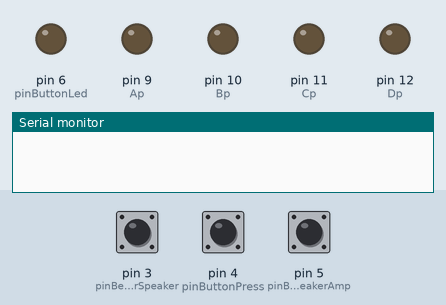
Simulated run of this sketch. Board: Arduino Uno, built with avr-gcc and run on an emulated ATmega328P. On the bench: output pins drawn as LEDs (lit = HIGH), the last lines printed to the serial monitor. The test bench sets the inputs (shaded band); at power-on: pin 5 (pinBeamBreakerAmp) HIGH, pin 4 (pinButtonPress) HIGH, pin 3 (pinBeamBreakerSpeaker) HIGH.

Above: at 1.2 s.
1.3 s: pin 5 (pinBeamBreakerAmp) pulled LOW for 0.15 s
At 1.6 s:
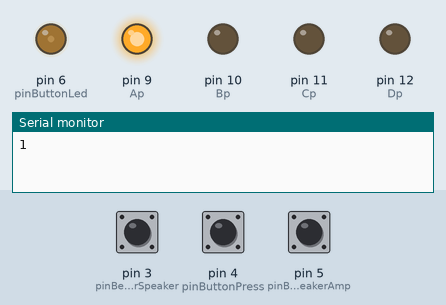
2.9 s: pin 5 (pinBeamBreakerAmp) pulled LOW for 1 s
At 4.0 s:
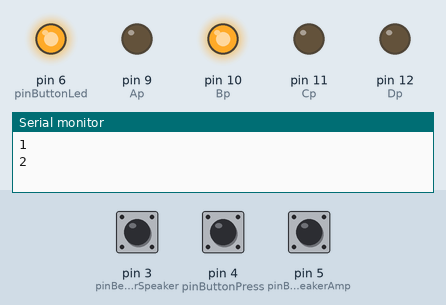
5.4 s: pin 4 (pinButtonPress) pulled LOW for 0.15 s
At 5.9 s:
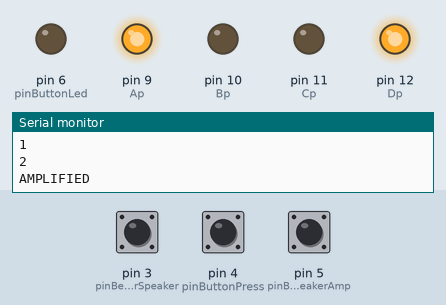
Timing chart, 0 to 16.5 s (numbered marks = the images above; inputs shaded):
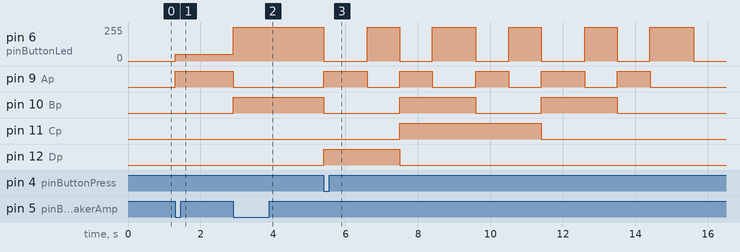

The sketch:

amplified.ino
```cpp
#include <Arduino.h>

int pinBeamBreakerAmp = 5; // is 5
int pinBeamBreakerSpeaker = 3; // is 3
int BeamBreakerAmp;
int LastBeamBreakerAmp = 1;
int BeamBreakerSpeaker;
int LastBeamBreakerSpeaker = 1;
int pinButtonPress = 4;
uint8_t pinButtonLed  = 6;
unsigned long lastAmpNoteTime = 0;
unsigned long lastSpeakerNoteTime = 0;
unsigned long ampTimerStart = 0;
int couterAmp = 0;
int totalScore = 0;
int buttonPress;
int lastButtonPress = 0;
int Ap = 9;
int Bp = 10;
int Cp = 11;
int Dp = 12;


enum class AmpState
{
  noNote,
  oneNote,
  readyForAmp,
  amplified
};

AmpState ampState = AmpState::noNote;

void setup()
{
  pinMode(pinButtonPress, INPUT_PULLUP);
  pinMode(pinBeamBreakerAmp, INPUT_PULLUP);
  pinMode(pinBeamBreakerSpeaker, INPUT_PULLUP);
  pinMode(pinButtonLed, OUTPUT);
  //pin segement
  pinMode(Ap, OUTPUT);
  pinMode(Bp, OUTPUT);
  pinMode(Cp, OUTPUT);
  pinMode(Dp, OUTPUT);
  Serial.begin(9600);

  segWrite(0);
}

void loop()
{
  BeamBreakerAmp = digitalRead(pinBeamBreakerAmp);
  // check if new note enter amp
  // only one note allowed per second
  if (BeamBreakerAmp == 0 && LastBeamBreakerAmp == 1 && millis()- lastAmpNoteTime > 1000)
  {
    lastAmpNoteTime = millis();
    totalScore += 1;
    Serial.println(totalScore);
    if (ampState ==AmpState::noNote)
    {
      ampState =AmpState::oneNote;
      analogWrite(pinButtonLed, 50);
      segWrite(1);
    }
    else if (ampState == AmpState::oneNote)
    {
      ampState = AmpState::readyForAmp;
      digitalWrite(pinButtonLed, 1);// turn on button led
      segWrite(2);
    }
  }
  LastBeamBreakerAmp = BeamBreakerAmp;

  buttonPress = digitalRead(pinButtonPress);
  if(buttonPress == 0 && lastButtonPress == 1)
  {
    if(ampState == AmpState::readyForAmp){
      Serial.println("AMPLIFIED");
      ampState = AmpState::amplified;
      ampTimerStart = millis();
    } else if(ampState == AmpState::noNote){
      segWrite(totalScore);
    }
  }
  lastButtonPress = buttonPress;
  if (ampState == AmpState::amplified)
  {
    int nomSecond = (millis() - ampTimerStart)/1000;
    if (nomSecond % 2 == 0)
    {
      digitalWrite(pinButtonLed, 0);
    }
    else
    {
      digitalWrite(pinButtonLed, 1);
    }

    //10 second countdown
    if (nomSecond > 9)
    {
      Serial.println("AMPLIFIED END \n\n\n");
      ampState = AmpState::noNote;
      digitalWrite(pinButtonLed, 0);

    }
    segWrite(9-nomSecond);
    delay(300);
  }

  // count speaker point
  BeamBreakerSpeaker = digitalRead(pinBeamBreakerSpeaker);

  if (BeamBreakerSpeaker == 0 && LastBeamBreakerSpeaker == 1 && millis()- lastSpeakerNoteTime > 1000)
  {
    lastSpeakerNoteTime = millis();
    if (ampState != AmpState::amplified)
    {
        totalScore += 2;
    }
    else {
        totalScore += 5;
    }
    Serial.println(totalScore);
    Serial.println("Speaker");
  }
  LastBeamBreakerSpeaker = BeamBreakerSpeaker;

}
//BCD to sevent segement
void segWrite(int n){
  ///Decimal-Binary Conversion Function

  //Turns off all LEDs
  digitalWrite(Dp, LOW);
  digitalWrite(Cp, LOW);
  digitalWrite(Bp, LOW);
  digitalWrite(Ap, LOW);

  ///Decimal Conversion
  ///Can be optimized :)
  if(n >= 8){
    digitalWrite(Dp, HIGH);
    n = n - 8 ;
  }
  if(n >= 4){
    digitalWrite(Cp, HIGH);
    n = n - 4;
  }
  if(n>=2){
    digitalWrite(Bp, HIGH);
    n = n - 2;
  }
  if(n>=1){
    digitalWrite(Ap, HIGH);
    n = n - 1;
}}
```

Measured:
- after the input at 1.3 s, pin 6 (pinButtonLed): 0/255 → 50/255 at once; pin 9 (Ap): LOW → HIGH at once
- after the input at 2.9 s, pin 6 (pinButtonLed): 50/255 → 255/255 at once; pin 9 (Ap): HIGH → LOW at once; pin 10 (Bp): LOW → HIGH at once
- after the input at 5.4 s, pin 6 (pinButtonLed): 255/255 → 0/255 at once, → 255/255 1.2 s later, → 0/255 0.90 s later, → 255/255 0.90 s later, … (11 changes in this stretch); pin 9 (Ap): LOW → HIGH at once, → LOW 1.2 s later, → HIGH 0.90 s later, → LOW 0.90 s later, … (10 changes in this stretch)
